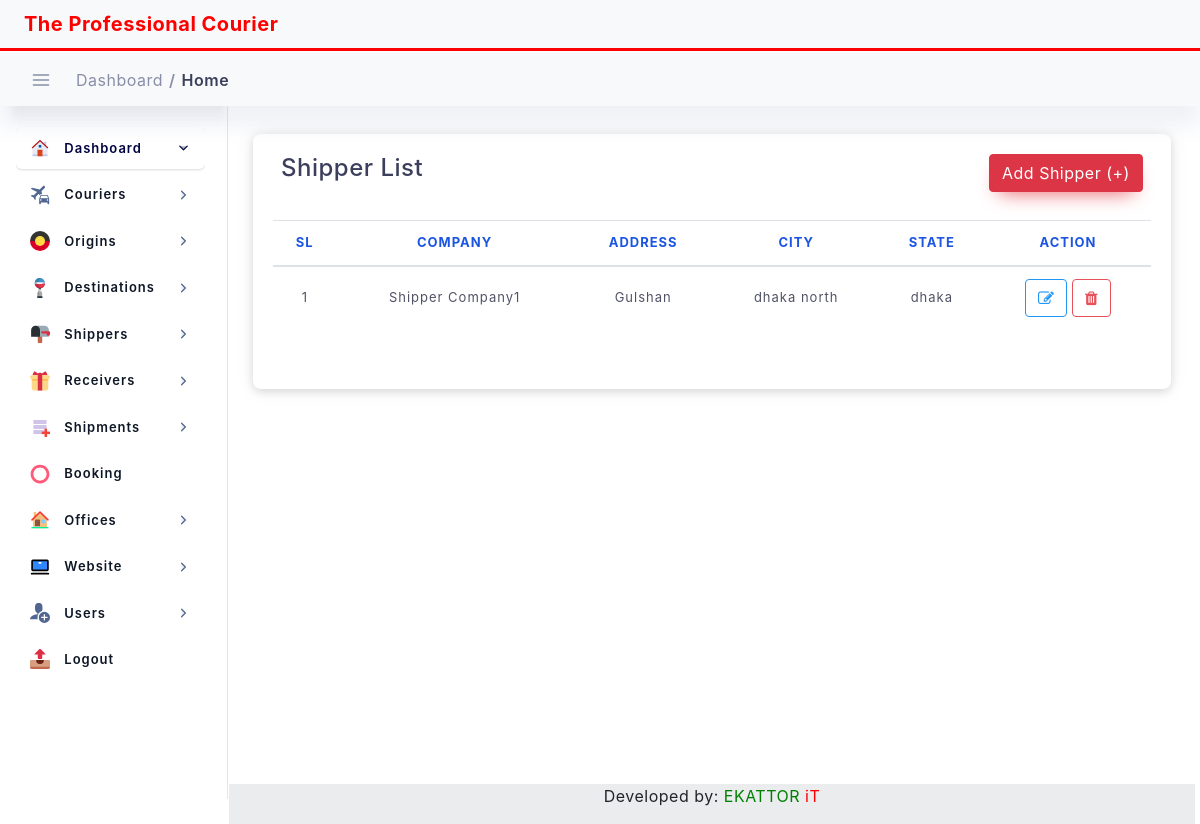
Page /dataset/all-extra on the committed database.
### dataset/models.py (models this page shows, shortened)
class Shipper(models.Model):
    company = models.CharField(max_length=200)
    address = models.CharField(max_length=200)
    city = models.CharField(max_length=50)
    state = models.CharField(max_length=50, blank=True, null=True)
    zip = models.CharField(max_length=20)
    name = models.CharField(max_length=200, blank=True, null=True)
    telephone = models.CharField(max_length=20, blank=True, null=True)
    mobile = models.CharField(max_length=20, blank=True, null=True)

### dataset/views.py (the view)
# urls.py: path('all-extra', views.AllExtraListView.as_view(), name="all-extras"),
class AllExtraListView(ListView):
    model = Shipper  # Model I want to Covert to List
    template_name = 'extra.html'  # Template Name
    context_object_name = 'shipper'  # Change default name of objectList
    ordering = ['-id']  # Ordering post LIFO
    paginate_by = 20  # number of page I want to show in single page
    def get_context_data(self, **kwargs):
        context = super().get_context_data(**kwargs)
        context["title"] = "Extra List"
        context["nav_bar"] = "extra_list"
        context['shipper'] = self.model.objects.all().order_by('-id')
        return context

### templates/extra.html (shortened to what this page needs)
{% extends "base.html" %}
{% load static %}
{% block content %}
<div class="col-lg-12 p-4">
    <div class="statbox widget box box-shadow">
        <div class="widget-header">
            <div class="row">
                <div class="mb-1 col-lg-8">
                    <h4>Shipper List</h4>
                </div>
                <div class="mb-1 col-lg-4">
                    <a href="{% url 'new-shipper' %}" class="btn btn-danger float-right">Add Shipper (+)</a>
                </div>
            </div>
        </div>
        <br>
        <div class="scrollme">
            <table id="dataTable" class="table table-hover">
                <thead>
                <tr>
                    <th style="text-align:center">SL</th>
                    <th style="text-align:center">Company</th>
                    <th style="text-align:center">Address</th>
                    <th style="text-align:center">City</th>
                    <th style="text-align:center">State</th>
                    <th style="text-align:center">Action</th>
                </tr>
                </thead>
                <tbody>
                {% for item in shipper %}
                <tr>
                    <td style="text-align:center">{{forloop.counter}}</td>
                    <td style="text-align:center">{{item.company}}</td>
                    <td style="text-align:center">{{item.address}}</td>
                    <td style="text-align:center">{{item.city}}</td>
                    <td style="text-align:center">{{item.state}}</td>
                    <td style="text-align:center">
                       <a href="">
                            <button class="btn btn-outline-info"><i class="fa fa-edit"> </i></button>
                       </a>
                        <button class="btn btn-outline-danger" data-toggle="modal"
                                            data-target="#deletemodal{{item.invoice_no}}">
                                        <i class="fa fa-trash"></i>
                        </button>
                    </td>
                </tr>
                {% endfor %}
                </tbody>
            </table>
            <div class="d-flex justify-content-center">
            </div>
        </div>
    </div>
</div>
{% endblock content %}

### static/assets/css/dashboard/dash_1.css (style rules this page uses)
.widget { position: relative; padding: 20px; border-radius: 8px; border: none; background: #fff; -webkit-box-shadow: 0 4px 6px 0 rgba(85, 85, 85, 0.08), 0 1px 20px 0 rgba(0, 0, 0, 0.07), 0px 1px 11px 0px rgba(0, 0, 0, 0.07); -moz-box-shadow: 0 4px 6px 0 rgba(85, 85, 85, 0.08), 0 1px 20px 0 rgba(0, 0, 0, 0.07), 0px 1px 11px 0px rgba(0, 0, 0, 0.07); box-shadow: 0 4px 6px 0 rgba(85, 85, 85, 0.08), 0 1px 20px 0 rgba(0, 0, 0, 0.07), 0px 1px 11px 0px rgba(0, 0, 0, 0.07); }

### static/assets/css/main.css (style rules this page uses)
html { min-height: 100% }
body { color: #888ea8; height: 100%; font-size: 0.875rem; background: #f1f2f3; overflow-x: hidden; overflow-y: auto; letter-spacing: 0.0312rem; font-family: 'Helvetica', sans-serif; }
h1, h2, h3, h4, h5, h6 { color: #3b3f5c; }
.btn { padding: 0.4375rem 1.25rem; text-shadow: none; font-size: 14px; color: #3b3f5c; font-weight: normal; white-space: normal; word-wrap: break-word; transition: .2s ease-out; touch-action: manipulation; cursor: pointer; background-color: #f1f2f3; box-shadow: 0px 5px 20px 0 rgba(0, 0, 0, 0.1); will-change: opacity, transform; transition: all 0.3s ease-out; -webkit-transition: all 0.3s ease-out; }
.btn-danger { color: #fff !important; background-color: #e7515a; border-color: #e7515a; box-shadow: 0 10px 20px -10px #e7515a; }
.btn-outline-info { border: 1px solid #2196f3 !important; color: #2196f3 !important; background-color: transparent; box-shadow: none; }
.btn-outline-danger { border: 1px solid #e7515a !important; color: #e7515a !important; background-color: transparent; box-shadow: none; }
.table > tbody > tr > td { vertical-align: middle; color: #515365; font-size: 13px; letter-spacing: 1px; }
.table > thead > tr > th { color: #1b55e2; font-weight: 700; font-size: 13px; letter-spacing: 1px; text-transform: uppercase; }
.table thead th { vertical-align: bottom; border-bottom: none; }

### static/assets/css/structure.css (style rules this page uses)
html { min-height: 100% }
body { color: #888ea8; height: 100%; font-size: 0.875rem; background: ##f1f2f3; overflow-x: hidden; overflow-y: auto; letter-spacing: 0.0312rem; font-family: 'Helvetica', sans-serif; }
h1, h2, h3, h4, h5, h6 { color: #3b3f5c; }
.widget { padding: 0; margin-top: 0; margin-bottom: 0; border-radius: 6px; -webkit-box-shadow: 0 4px 6px 0 rgba(85, 85, 85, 0.08), 0 1px 20px 0 rgba(0, 0, 0, 0.07), 0px 1px 11px 0px rgba(0, 0, 0, 0.07); -moz-box-shadow: 0 4px 6px 0 rgba(85, 85, 85, 0.08), 0 1px 20px 0 rgba(0, 0, 0, 0.07), 0px 1px 11px 0px rgba(0, 0, 0, 0.07); box-shadow: 0 4px 6px 0 rgba(85, 85, 85, 0.08), 0 1px 20px 0 rgba(0, 0, 0, 0.07), 0px 1px 11px 0px rgba(0, 0, 0, 0.07); }
.widget.box .widget-header { background: #fff; padding: 0px 8px 0px; border-top-right-radius: 6px; border-top-left-radius: 6px; }
.widget .widget-header { border-bottom: 0px solid #f1f2f3; }
.widget .widget-header:before, .widget .widget-header:after { display: table; content: ""; line-height: 0 }
.widget .widget-header:after { clear: both }

### rows in the picture
Shipper: company "Shipper Company1", address "Gulshan", city "dhaka north", state "dhaka"
